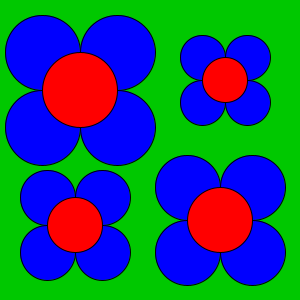
Frame 1 (no input)
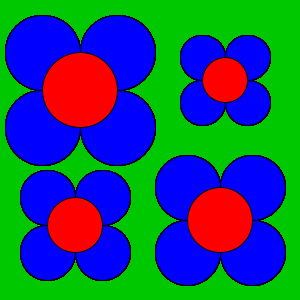
Frame 60 (the mouse pressed at the canvas centre just before this capture)
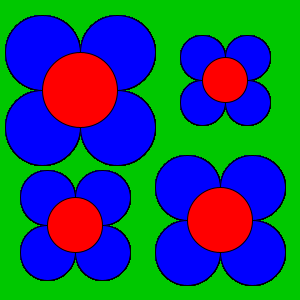
Frame 120 (the mouse held since frame 60 and released just before this capture)

The Processing sketch that drew these frames (run headless with seeded random() and noise(); from frame 60 on, the mouse is pressed at the canvas centre):

// Processing sketch: draw_flower
// ── draw_flower.pde
void setup() {
  size(300, 300);
  background(0, 200, 0);
}

void draw() {
  drawFlower(80, 90, 75);
  drawFlower(225, 80, 45);
  drawFlower(75, 225, 55);
  drawFlower(220, 220, 65);
}

void drawFlower(float flowerX, float flowerY, float petalSize) {

  float petalDistance = petalSize / 2;

  fill(0, 0, 255);

  // upper-left petal
  ellipse(flowerX - petalDistance, flowerY - petalDistance, 
    petalSize, petalSize);

  // upper-right petal
  ellipse(flowerX + petalDistance, flowerY - petalDistance, 
    petalSize, petalSize);

  // lower-left petal
  ellipse(flowerX - petalDistance, flowerY + petalDistance, 
    petalSize, petalSize);

  // lower-right petal
  ellipse(flowerX + petalDistance, flowerY + petalDistance, 
    petalSize, petalSize);

  // center petal
  fill(255, 0, 0);
  ellipse(flowerX, flowerY, 
    petalSize, petalSize);
}
